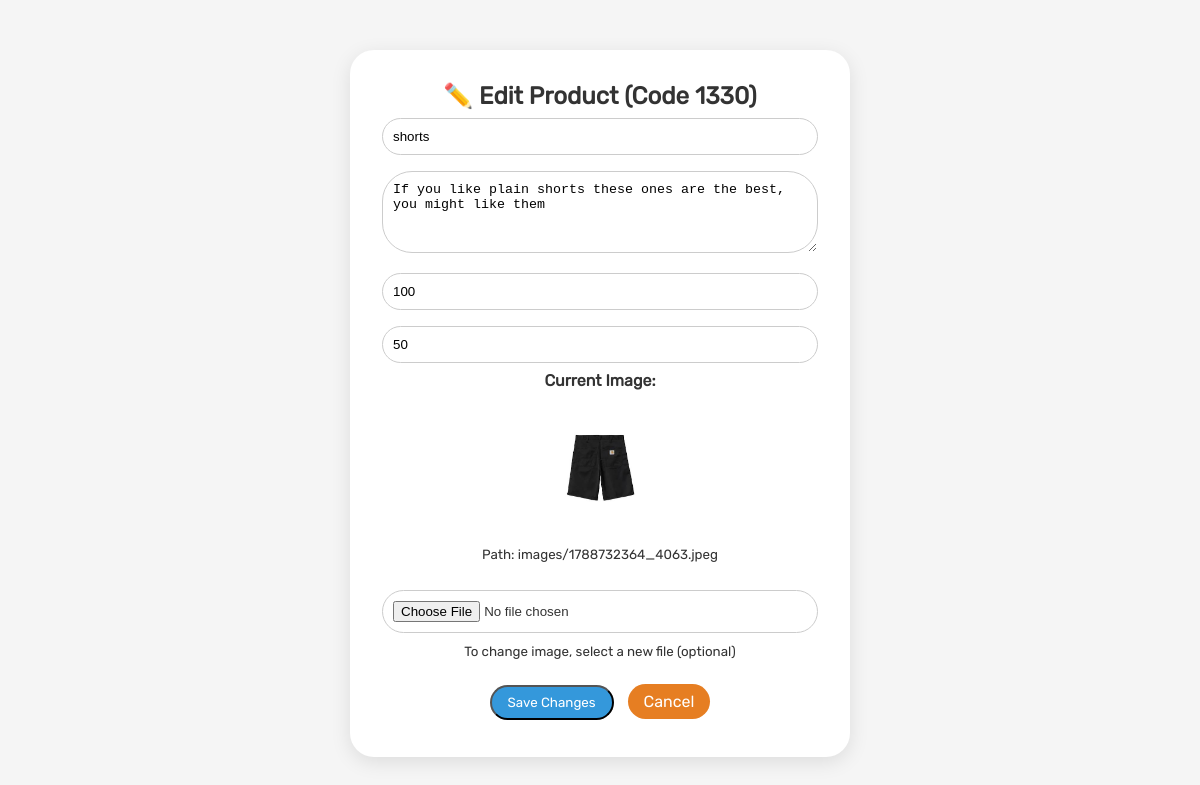
Screenshot of /admin/edit_product.php?code=1330 (signed in) with the database file from the repository.
### tables this page shows
CREATE TABLE `products` (
  `pro_code` int NOT NULL,
  `pro_name` varchar(200) NOT NULL,
  `pro_qty` int NOT NULL,
  `pro_price` float NOT NULL,
  `pro_image` varchar(80) DEFAULT NULL,
  `pro_detail` text NOT NULL
);

### admin/edit_product.php (the view, shortened to what this page needs)
<?php
require_once '../includes/db_connect.php';
$pro_code = isset($_GET['code']) ? (int) $_GET['code'] : 0;
$sql = "SELECT * FROM products WHERE pro_code = $pro_code";
$result = mysqli_query($link, $sql);
$product = mysqli_fetch_assoc($result);
?>
<!DOCTYPE html>
<html lang="en" dir="ltr">
<head>
    <link rel="stylesheet" href="../css/style.css">
</head>
<body>
    <div class="form-container">
        <h2>✏️ Edit Product (Code <?php echo $pro_code; ?>)</h2>
        <form method="POST" action="" enctype="multipart/form-data">
            <input type="text" name="pro_name" value="<?php echo htmlspecialchars($product['pro_name']); ?>" required><br>
            <textarea name="pro_detail" rows="4" style="width:100%;"><?php echo htmlspecialchars($product['pro_detail']); ?></textarea><br>
            <input type="number" name="pro_qty" value="<?php echo $product['pro_qty']; ?>" required><br>
            <input type="number" step="1" name="pro_price" value="<?php echo $product['pro_price']; ?>" required><br>
            <div>
                <strong>Current Image:</strong><br>
                <img src="../<?php echo $product['pro_image']; ?>" style="max-width: 150px; max-height: 150px;"><br>
                <small>Path: <?php echo $product['pro_image']; ?></small>
            </div>
            <br>
            <input type="file" name="pro_image" accept="image/*"><br>
            <small>To change image, select a new file (optional)</small><br><br>
            <button type="submit" class="btn">Save Changes</button>
            <a href="products.php" class="btn logout">Cancel</a>
        </form>
    </div>
</body>
</html>

### css/style.css (style rules this page uses)
* { margin: 0; padding: 0; box-sizing: border-box; }
body { font-family: Rubik; background-color: #f5f5f5; direction: ltr; color: #333; }
.login-box, .admin-container, .form-container { max-width: 500px; margin: 50px auto; background: white; padding: 2rem; border-radius: 24px; box-shadow: 0 5px 20px rgba(0, 0, 0, 0.1); text-align: center; }
.login-box input, .form-container input, .form-container textarea { width: 100%; padding: 10px; margin: 8px 0; border-radius: 30px; border: 1px solid #ccc; }
.btn { font-family: Rubik; display: inline-block; background: #3498db; color: white; padding: 8px 16px; border-radius: 30px; text-decoration: none; margin: 5px; }
.logout { background: #e67e22; }

### rows the page displays
products: pro_name "shorts", pro_detail "If you like plain shorts these ones are the best, you might like them", pro_qty "100", pro_price "50", pro_image (picture), pro_image "images/1788732364_4063.jpeg"

### other values shown
$pro_code "1330"
